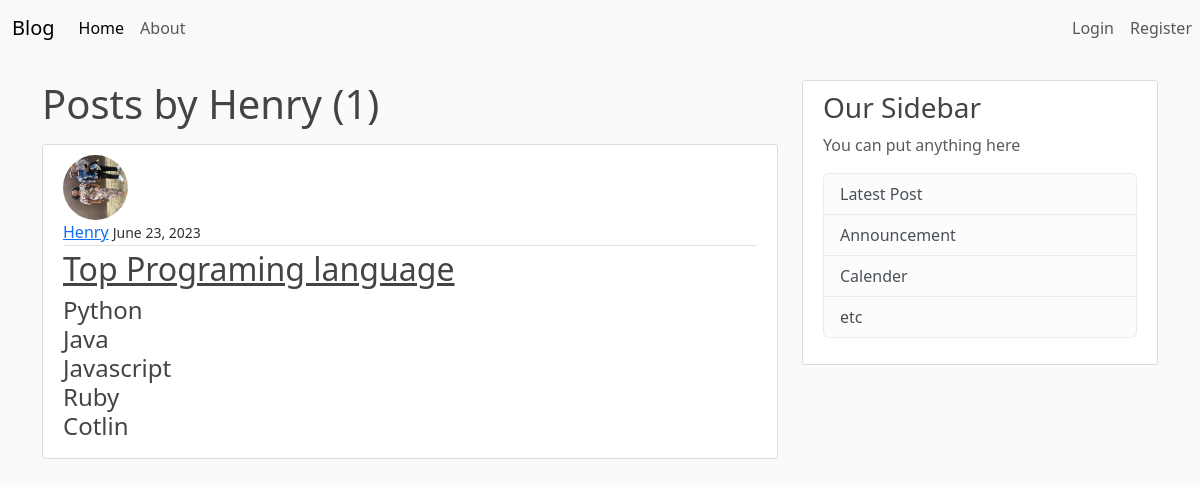
Page /user/Henry on the committed database.
### blog/models.py (models this page shows, shortened)
class Post(models.Model):
    title = models.CharField(max_length=100)
    content = RichTextField(blank=True, null=True)
    date_posted = models.DateTimeField(default=timezone.now)
    author = models.ForeignKey(User, on_delete=models.CASCADE)

### users/models.py (models this page shows, shortened)
class Profile(models.Model):
    user = models.OneToOneField(User, on_delete=models.CASCADE)
    image = models.ImageField(default='default.jpg', upload_to='profile_pics')

### blog/views.py (the view)
# urls.py: path('user/<str:username>', UserPostListView.as_view(), name='user-posts'),
class UserPostListView(ListView):
    model = Post
    template_name = 'blog/user_posts.html'
    context_object_name = 'posts'
    paginate_by = 3
    def get_queryset(self):
        user = get_object_or_404(User, username=self.kwargs.get('username'))
        return Post.objects.filter(author=user).order_by('-date_posted')

### blog/templates/blog/user_posts.html (shortened to what this page needs)
{% extends 'blog/base.html' %}
    {% block content %}
    <h1 class="mb-3">Posts by {{ view.kwargs.username }} ({{ page_obj.paginator.count }})</h1>
        {% for post in posts %}
            <article class="media content-section">
                <img class="rounded-circle article-img" src="{{ post.author.profile.image.url }}" alt="">
                <div class="article-metadata">
                    <a class="mr-2" href="{% url 'user-posts' post.author.username %}">{{ post.author }}</a>
                    <small class="text">{{ post.date_posted |date:"F d, Y" }}</small>
                </div>
                <h2><a class="article-title" href="{% url 'post-detail' post.id %}">{{post.title}}</a></h2>
                <h4 class="article-content"> {{ post.content }} </h4>
            </article>
        {% endfor %}
    {% endblock content %}

### blog/static/blog/main.css (style rules this page uses)
body { background: #fafafa; color: #333333; margin-top: 5rem; }
h1, h2, h3, h4, h5, h6 { color: #444444; }
.content-section { background: #ffffff; padding: 10px 20px; border: 1px solid #dddddd; border-radius: 3px; margin-bottom: 20px; }
.article-title { color: #444444; }
.article-content { white-space: pre-line; }
.article-img { height: 65px; width: 65px; margin-right: 16px; }
.article-metadata { padding-bottom: 1px; margin-bottom: 4px; border-bottom: 1px solid #e3e3e3; }

### rows in the picture
Post: author.profile.image (picture), author "Henry", date_posted "June 23, 2023", title "Top Programing language", content "Python Java Javascript Ruby Cotlin"

### other values in the picture
{{ view.kwargs.username }} "Henry"
{{ page_obj.paginator.count }} "1"
